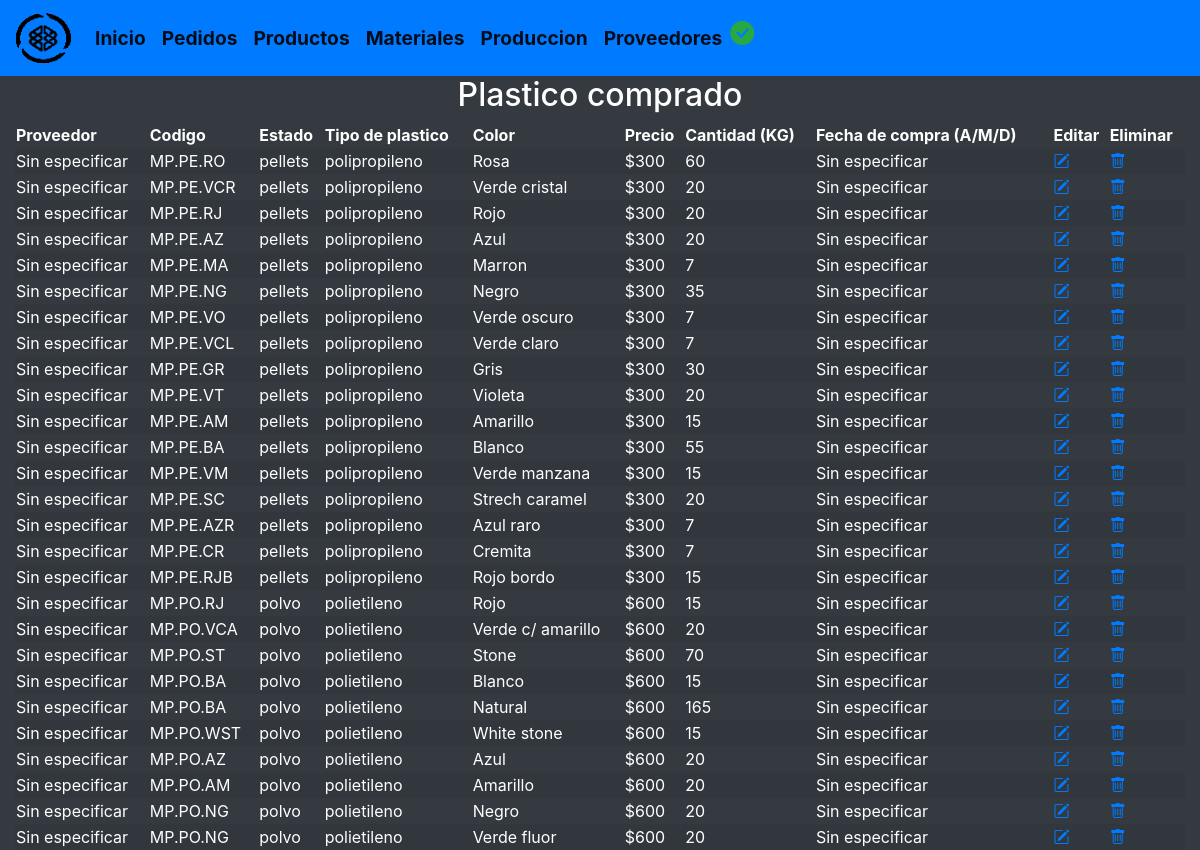
The page /vermpcomprado.php on the database its author committed.
### tables this page shows
create table mpcomprado(
	id_mpcompra int unsigned auto_increment primary key,
	id_procedencia int unsigned,
	id_proveedor int unsigned,
	estado varchar(40) not null,
	tipo_plastico varchar(40) not null,
	color varchar(90) not null,
	precio float(9),
	cantidad int(4) not null,
	fecha date,
	codigo varchar(20),
	creada_el TIMESTAMP DEFAULT CURRENT_TIMESTAMP,
  	actualizada_el TIMESTAMP DEFAULT CURRENT_TIMESTAMP,
	foreign key (id_procedencia) references material(id_procedencia),
	foreign key (id_proveedor) references proveedores(id_proveedor)
);

### vermpcomprado.php (the view, shortened to what this page needs)
<!DOCTYPE html>
<html lang="es">
	<?php include "modulos/head.php" ?>
	<body class="bg-dark text-white">
		<?php include "modulos/navheader.php" ?>
			<article class="col">
				<center>
					<h2>Plastico comprado</h2>
				</center>
				<table class="col table-striped">
					<thead>
						<tr>
							<th>Proveedor</th>
							<th>Codigo</th>
							<th>Estado</th>
							<th>Tipo de plastico</th>
							<th>Color</th>
							<th>Precio</th>
							<th>Cantidad (KG)</th>
							<th>Fecha de compra (A/M/D)</th>
							<th>Editar</th>
							<th>Eliminar</th>
						</tr>
					</thead>
					<tbody>
						<?php
							include_once "db/conexion.php";
							$sql_leer='SELECT id_mpcompra,codigo,estado,tipo_plastico,color,precio,cantidad,fecha FROM mpcomprado';
							$gsent = $cnn->prepare($sql_leer);
							$gsent->execute();
							$resultados = $gsent->fetchAll();
						    foreach ($resultados as $dato):
						?>
					    <tr>
					    	<?php
								$sql_leer1="SELECT mpcomprado.id_mpcompra, mpcomprado.id_proveedor, proveedores.nombre, proveedores.id_proveedor FROM mpcomprado,proveedores WHERE proveedores.id_proveedor=mpcomprado.id_proveedor and mpcomprado.id_mpcompra='$dato[id_mpcompra]'";
								$gsent1 = $cnn->prepare($sql_leer1);
								$gsent1->execute();
								$resultados1 = $gsent1->fetchAll();
							?>
							<?php
								if ($resultados1==null)
								{
									echo '<td>Sin especificar</td>';
								}
							?>
							<td><?php echo $dato['codigo']; ?></td>
						    <td><?php echo $dato['estado']; ?></td>
						    <td><?php echo $dato['tipo_plastico']; ?></td>
						    <td><?php echo $dato['color']; ?></td>
						    <td>
						    	<?php
						    		if($dato['precio']!=0)
						    		{
						    			echo '$'.$dato['precio'];
						    		}
						    		else
						    		{
						    			echo 'Sin especificar';
						    		}
								?>
							</td>
						    <td><?php echo $dato['cantidad']; ?></td>
						    <td>
						    	<?php
						    		if($dato['fecha']!=null)
						    		{
						    			echo $dato['fecha'];
						    		}
						    		else
						    		{
						    			echo 'Sin especificar';
						    		}
								?>
							</td>
						    <td><a href="vermpcomprado.php?id=<?php echo $dato['id_mpcompra']; ?>"><i class="bi bi-pencil-square"></i></a></td>
						    <td><a href="eliminarmpcomprado.php?id=<?php echo $dato['id_mpcompra']; ?>" onclick="confirmar()"><i class="bi bi-trash"></i></a></td>
					    </tr>
						<?php
							endforeach
						?>
					</tbody>
				</table>
			</article>
		</main>
	</body>
</html>

### rows shown on the page
mpcomprado: codigo "MP.PE.RO", estado "pellets", tipo_plastico "polipropileno", color "Rosa", precio "300", cantidad "60", shows "Sin especificar"
mpcomprado: codigo "MP.PE.VCR", estado "pellets", tipo_plastico "polipropileno", color "Verde cristal", precio "300", cantidad "20", shows "Sin especificar"
mpcomprado: codigo "MP.PE.RJ", estado "pellets", tipo_plastico "polipropileno", color "Rojo", precio "300", cantidad "20", shows "Sin especificar"
mpcomprado: codigo "MP.PE.AZ", estado "pellets", tipo_plastico "polipropileno", color "Azul", precio "300", cantidad "20", shows "Sin especificar"
mpcomprado: codigo "MP.PE.MA", estado "pellets", tipo_plastico "polipropileno", color "Marron", precio "300", cantidad "7", shows "Sin especificar"
mpcomprado: codigo "MP.PE.NG", estado "pellets", tipo_plastico "polipropileno", color "Negro", precio "300", cantidad "35", shows "Sin especificar"
mpcomprado: codigo "MP.PE.VO", estado "pellets", tipo_plastico "polipropileno", color "Verde oscuro", precio "300", cantidad "7", shows "Sin especificar"
mpcomprado: codigo "MP.PE.VCL", estado "pellets", tipo_plastico "polipropileno", color "Verde claro", precio "300", cantidad "7", shows "Sin especificar"
mpcomprado: codigo "MP.PE.GR", estado "pellets", tipo_plastico "polipropileno", color "Gris", precio "300", cantidad "30", shows "Sin especificar"
mpcomprado: codigo "MP.PE.VT", estado "pellets", tipo_plastico "polipropileno", color "Violeta", precio "300", cantidad "20", shows "Sin especificar"
mpcomprado: codigo "MP.PE.AM", estado "pellets", tipo_plastico "polipropileno", color "Amarillo", precio "300", cantidad "15", shows "Sin especificar"
mpcomprado: codigo "MP.PE.BA", estado "pellets", tipo_plastico "polipropileno", color "Blanco", precio "300", cantidad "55", shows "Sin especificar"
mpcomprado: codigo "MP.PE.VM", estado "pellets", tipo_plastico "polipropileno", color "Verde manzana", precio "300", cantidad "15", shows "Sin especificar"
mpcomprado: codigo "MP.PE.SC", estado "pellets", tipo_plastico "polipropileno", color "Strech caramel", precio "300", cantidad "20", shows "Sin especificar"
mpcomprado: codigo "MP.PE.AZR", estado "pellets", tipo_plastico "polipropileno", color "Azul raro", precio "300", cantidad "7", shows "Sin especificar"
mpcomprado: codigo "MP.PE.CR", estado "pellets", tipo_plastico "polipropileno", color "Cremita", precio "300", cantidad "7", shows "Sin especificar"
mpcomprado: codigo "MP.PE.RJB", estado "pellets", tipo_plastico "polipropileno", color "Rojo bordo", precio "300", cantidad "15", shows "Sin especificar"
mpcomprado: codigo "MP.PO.RJ", estado "polvo", tipo_plastico "polietileno", color "Rojo", precio "600", cantidad "15", shows "Sin especificar"
mpcomprado: codigo "MP.PO.VCA", estado "polvo", tipo_plastico "polietileno", color "Verde c/ amarillo", precio "600", cantidad "20", shows "Sin especificar"
mpcomprado: codigo "MP.PO.ST", estado "polvo", tipo_plastico "polietileno", color "Stone", precio "600", cantidad "70", shows "Sin especificar"
mpcomprado: codigo "MP.PO.BA", estado "polvo", tipo_plastico "polietileno", color "Blanco", precio "600", cantidad "15", shows "Sin especificar"
mpcomprado: codigo "MP.PO.BA", estado "polvo", tipo_plastico "polietileno", color "Natural", precio "600", cantidad "165", shows "Sin especificar"
mpcomprado: codigo "MP.PO.WST", estado "polvo", tipo_plastico "polietileno", color "White stone", precio "600", cantidad "15", shows "Sin especificar"
mpcomprado: codigo "MP.PO.AZ", estado "polvo", tipo_plastico "polietileno", color "Azul", precio "600", cantidad "20", shows "Sin especificar"
mpcomprado: codigo "MP.PO.AM", estado "polvo", tipo_plastico "polietileno", color "Amarillo", precio "600", cantidad "20", shows "Sin especificar"
mpcomprado: codigo "MP.PO.NG", estado "polvo", tipo_plastico "polietileno", color "Negro", precio "600", cantidad "20", shows "Sin especificar"
mpcomprado: codigo "MP.PO.NG", estado "polvo", tipo_plastico "polietileno", color "Verde fluor", precio "600", cantidad "20", shows "Sin especificar"
